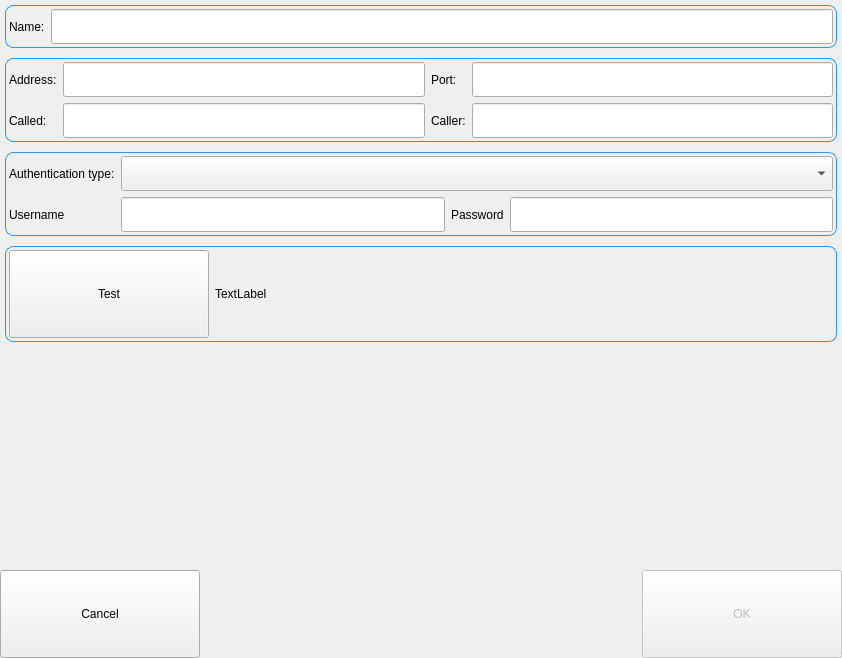
<?xml version="1.0" encoding="UTF-8"?>
<ui version="4.0">
 <class>dicomifier::gui::PACSConfigurationFrame</class>
 <widget class="QDialog" name="dicomifier::gui::PACSConfigurationFrame">
  <property name="geometry">
   <rect>
    <x>0</x>
    <y>0</y>
    <width>842</width>
    <height>658</height>
   </rect>
  </property>
  <property name="windowTitle">
   <string>PACS Configuration</string>
  </property>
  <property name="modal">
   <bool>true</bool>
  </property>
  <layout class="QGridLayout" name="gridLayout_2">
   <property name="leftMargin">
    <number>0</number>
   </property>
   <property name="topMargin">
    <number>0</number>
   </property>
   <property name="rightMargin">
    <number>0</number>
   </property>
   <property name="bottomMargin">
    <number>0</number>
   </property>
   <property name="spacing">
    <number>0</number>
   </property>
   <item row="2" column="0">
    <widget class="QWidget" name="widget" native="true">
     <layout class="QGridLayout" name="gridLayout">
      <property name="leftMargin">
       <number>0</number>
      </property>
      <property name="topMargin">
       <number>0</number>
      </property>
      <property name="rightMargin">
       <number>0</number>
      </property>
      <property name="bottomMargin">
       <number>0</number>
      </property>
      <property name="spacing">
       <number>0</number>
      </property>
      <item row="0" column="2">
       <widget class="QPushButton" name="AcceptButton">
        <property name="enabled">
         <bool>false</bool>
        </property>
        <property name="minimumSize">
         <size>
          <width>200</width>
          <height>88</height>
         </size>
        </property>
        <property name="maximumSize">
         <size>
          <width>200</width>
          <height>16777215</height>
         </size>
        </property>
        <property name="text">
         <string>OK</string>
        </property>
       </widget>
      </item>
      <item row="0" column="1">
       <spacer name="horizontalSpacer">
        <property name="orientation">
         <enum>Qt::Horizontal</enum>
        </property>
        <property name="sizeHint" stdset="0">
         <size>
          <width>40</width>
          <height>20</height>
         </size>
        </property>
       </spacer>
      </item>
      <item row="0" column="0">
       <widget class="QPushButton" name="CancelButton">
        <property name="minimumSize">
         <size>
          <width>200</width>
          <height>88</height>
         </size>
        </property>
        <property name="maximumSize">
         <size>
          <width>200</width>
          <height>16777215</height>
         </size>
        </property>
        <property name="text">
         <string>Cancel</string>
        </property>
       </widget>
      </item>
     </layout>
    </widget>
   </item>
   <item row="0" column="0">
    <widget class="QWidget" name="widget_2" native="true">
     <property name="styleSheet">
      <string notr="true">QWidget#widget_3
{
    border-radius: 8px;
    border: 1px solid #2299FF;
	margin: 5px;
}
QWidget#widget_4
{
    border-radius: 8px;
    border: 1px solid #2299FF;
	margin: 5px;
}
QWidget#widget_5
{
    border-radius: 8px;
    border: 1px solid #2299FF;
	margin: 5px;
}
QWidget#widget_6
{
    border-radius: 8px;
    border: 1px solid #2299FF;
	margin: 5px;
}</string>
     </property>
     <layout class="QGridLayout" name="gridLayout_3">
      <property name="leftMargin">
       <number>0</number>
      </property>
      <property name="topMargin">
       <number>0</number>
      </property>
      <property name="rightMargin">
       <number>0</number>
      </property>
      <property name="bottomMargin">
       <number>0</number>
      </property>
      <property name="spacing">
       <number>0</number>
      </property>
      <item row="0" column="0">
       <widget class="QWidget" name="widget_3" native="true">
        <layout class="QGridLayout" name="gridLayout_4">
         <item row="0" column="0">
          <widget class="QLabel" name="label">
           <property name="text">
            <string>Name:</string>
           </property>
          </widget>
         </item>
         <item row="0" column="1">
          <widget class="QLineEdit" name="pacsName">
           <property name="minimumSize">
            <size>
             <width>0</width>
             <height>35</height>
            </size>
           </property>
          </widget>
         </item>
        </layout>
       </widget>
      </item>
      <item row="2" column="0">
       <widget class="QWidget" name="widget_5" native="true">
        <layout class="QGridLayout" name="gridLayout_6">
         <item row="1" column="0">
          <widget class="QLabel" name="firstTitle">
           <property name="text">
            <string>Username</string>
           </property>
          </widget>
         </item>
         <item row="1" column="2">
          <widget class="QLabel" name="secondTitle">
           <property name="text">
            <string>Password</string>
           </property>
          </widget>
         </item>
         <item row="1" column="1">
          <widget class="QLineEdit" name="pacsFrist">
           <property name="minimumSize">
            <size>
             <width>0</width>
             <height>35</height>
            </size>
           </property>
          </widget>
         </item>
         <item row="0" column="0">
          <widget class="QLabel" name="label_6">
           <property name="text">
            <string>Authentication type:</string>
           </property>
          </widget>
         </item>
         <item row="1" column="3">
          <widget class="QLineEdit" name="pacsSecond">
           <property name="minimumSize">
            <size>
             <width>0</width>
             <height>35</height>
            </size>
           </property>
          </widget>
         </item>
         <item row="0" column="1" colspan="3">
          <widget class="QComboBox" name="pacsIdType">
           <property name="minimumSize">
            <size>
             <width>0</width>
             <height>35</height>
            </size>
           </property>
          </widget>
         </item>
        </layout>
       </widget>
      </item>
      <item row="1" column="0">
       <widget class="QWidget" name="widget_4" native="true">
        <layout class="QGridLayout" name="gridLayout_5">
         <item row="0" column="0">
          <widget class="QLabel" name="label_2">
           <property name="text">
            <string>Address:</string>
           </property>
          </widget>
         </item>
         <item row="0" column="2">
          <widget class="QLabel" name="label_3">
           <property name="text">
            <string>Port:</string>
           </property>
          </widget>
         </item>
         <item row="0" column="1">
          <widget class="QLineEdit" name="pacsAddress">
           <property name="minimumSize">
            <size>
             <width>0</width>
             <height>35</height>
            </size>
           </property>
          </widget>
         </item>
         <item row="0" column="3">
          <widget class="QLineEdit" name="pacsPort">
           <property name="minimumSize">
            <size>
             <width>0</width>
             <height>35</height>
            </size>
           </property>
          </widget>
         </item>
         <item row="1" column="0">
          <widget class="QLabel" name="label_4">
           <property name="text">
            <string>Called:</string>
           </property>
          </widget>
         </item>
         <item row="1" column="1">
          <widget class="QLineEdit" name="pacsCalled">
           <property name="minimumSize">
            <size>
             <width>0</width>
             <height>35</height>
            </size>
           </property>
          </widget>
         </item>
         <item row="1" column="2">
          <widget class="QLabel" name="label_5">
           <property name="text">
            <string>Caller:</string>
           </property>
          </widget>
         </item>
         <item row="1" column="3">
          <widget class="QLineEdit" name="pacsCaller">
           <property name="minimumSize">
            <size>
             <width>0</width>
             <height>35</height>
            </size>
           </property>
          </widget>
         </item>
        </layout>
       </widget>
      </item>
      <item row="3" column="0">
       <widget class="QWidget" name="widget_6" native="true">
        <layout class="QGridLayout" name="gridLayout_7">
         <item row="0" column="0">
          <widget class="QPushButton" name="TestButton">
           <property name="minimumSize">
            <size>
             <width>200</width>
             <height>88</height>
            </size>
           </property>
           <property name="maximumSize">
            <size>
             <width>200</width>
             <height>16777215</height>
            </size>
           </property>
           <property name="text">
            <string>Test</string>
           </property>
          </widget>
         </item>
         <item row="0" column="1">
          <widget class="QLabel" name="label_9">
           <property name="text">
            <string>TextLabel</string>
           </property>
          </widget>
         </item>
        </layout>
       </widget>
      </item>
     </layout>
    </widget>
   </item>
   <item row="1" column="0">
    <spacer name="verticalSpacer">
     <property name="orientation">
      <enum>Qt::Vertical</enum>
     </property>
     <property name="sizeHint" stdset="0">
      <size>
       <width>20</width>
       <height>5</height>
      </size>
     </property>
    </spacer>
   </item>
  </layout>
 </widget>
 <resources/>
 <connections>
  <connection>
   <sender>CancelButton</sender>
   <signal>clicked()</signal>
   <receiver>dicomifier::gui::PACSConfigurationFrame</receiver>
   <slot>reject()</slot>
   <hints>
    <hint type="sourcelabel">
     <x>58</x>
     <y>640</y>
    </hint>
    <hint type="destinationlabel">
     <x>85</x>
     <y>582</y>
    </hint>
   </hints>
  </connection>
  <connection>
   <sender>pacsName</sender>
   <signal>textChanged(QString)</signal>
   <receiver>dicomifier::gui::PACSConfigurationFrame</receiver>
   <slot>onDataChanged()</slot>
   <hints>
    <hint type="sourcelabel">
     <x>201</x>
     <y>25</y>
    </hint>
    <hint type="destinationlabel">
     <x>160</x>
     <y>471</y>
    </hint>
   </hints>
  </connection>
  <connection>
   <sender>pacsAddress</sender>
   <signal>textChanged(QString)</signal>
   <receiver>dicomifier::gui::PACSConfigurationFrame</receiver>
   <slot>onDataChanged()</slot>
   <hints>
    <hint type="sourcelabel">
     <x>349</x>
     <y>79</y>
    </hint>
    <hint type="destinationlabel">
     <x>306</x>
     <y>451</y>
    </hint>
   </hints>
  </connection>
  <connection>
   <sender>pacsPort</sender>
   <signal>textChanged(QString)</signal>
   <receiver>dicomifier::gui::PACSConfigurationFrame</receiver>
   <slot>onDataChanged()</slot>
   <hints>
    <hint type="sourcelabel">
     <x>559</x>
     <y>81</y>
    </hint>
    <hint type="destinationlabel">
     <x>450</x>
     <y>435</y>
    </hint>
   </hints>
  </connection>
  <connection>
   <sender>pacsCalled</sender>
   <signal>textChanged(QString)</signal>
   <receiver>dicomifier::gui::PACSConfigurationFrame</receiver>
   <slot>onDataChanged()</slot>
   <hints>
    <hint type="sourcelabel">
     <x>388</x>
     <y>121</y>
    </hint>
    <hint type="destinationlabel">
     <x>375</x>
     <y>514</y>
    </hint>
   </hints>
  </connection>
  <connection>
   <sender>pacsCaller</sender>
   <signal>textChanged(QString)</signal>
   <receiver>dicomifier::gui::PACSConfigurationFrame</receiver>
   <slot>onDataChanged()</slot>
   <hints>
    <hint type="sourcelabel">
     <x>607</x>
     <y>121</y>
    </hint>
    <hint type="destinationlabel">
     <x>552</x>
     <y>498</y>
    </hint>
   </hints>
  </connection>
  <connection>
   <sender>pacsIdType</sender>
   <signal>currentIndexChanged(int)</signal>
   <receiver>dicomifier::gui::PACSConfigurationFrame</receiver>
   <slot>onDataChanged()</slot>
   <hints>
    <hint type="sourcelabel">
     <x>685</x>
     <y>175</y>
    </hint>
    <hint type="destinationlabel">
     <x>689</x>
     <y>426</y>
    </hint>
   </hints>
  </connection>
  <connection>
   <sender>pacsFrist</sender>
   <signal>textChanged(QString)</signal>
   <receiver>dicomifier::gui::PACSConfigurationFrame</receiver>
   <slot>onDataChanged()</slot>
   <hints>
    <hint type="sourcelabel">
     <x>273</x>
     <y>221</y>
    </hint>
    <hint type="destinationlabel">
     <x>162</x>
     <y>530</y>
    </hint>
   </hints>
  </connection>
  <connection>
   <sender>pacsSecond</sender>
   <signal>textChanged(QString)</signal>
   <receiver>dicomifier::gui::PACSConfigurationFrame</receiver>
   <slot>onDataChanged()</slot>
   <hints>
    <hint type="sourcelabel">
     <x>661</x>
     <y>218</y>
    </hint>
    <hint type="destinationlabel">
     <x>716</x>
     <y>505</y>
    </hint>
   </hints>
  </connection>
 </connections>
 <slots>
  <slot>onDataChanged()</slot>
 </slots>
</ui>
